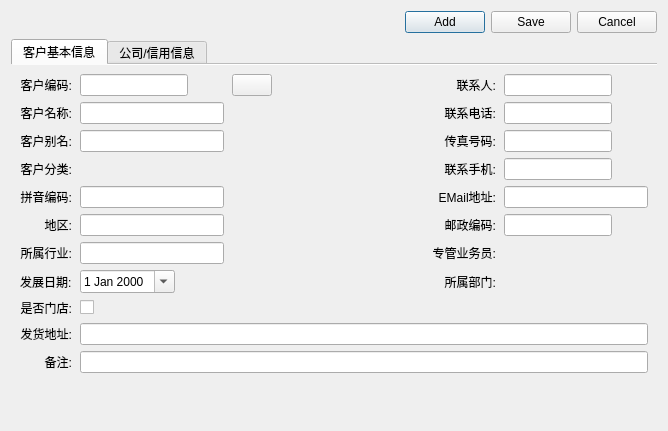
<?xml version="1.0" encoding="UTF-8"?>
<ui version="4.0">
 <class>CusDialog</class>
 <widget class="QDialog" name="CusDialog">
  <property name="geometry">
   <rect>
    <x>0</x>
    <y>0</y>
    <width>668</width>
    <height>431</height>
   </rect>
  </property>
  <property name="windowTitle">
   <string>客户资料</string>
  </property>
  <layout class="QVBoxLayout" name="verticalLayout">
   <item>
    <layout class="QHBoxLayout" name="horizontalLayout">
     <item>
      <spacer name="horizontalSpacer">
       <property name="orientation">
        <enum>Qt::Horizontal</enum>
       </property>
       <property name="sizeHint" stdset="0">
        <size>
         <width>630</width>
         <height>20</height>
        </size>
       </property>
      </spacer>
     </item>
     <item>
      <widget class="QPushButton" name="addButton">
       <property name="text">
        <string>Add</string>
       </property>
       <property name="icon">
        <iconset>
         <normaloff>:/image/Add.png</normaloff>:/image/Add.png</iconset>
       </property>
       <property name="iconSize">
        <size>
         <width>32</width>
         <height>32</height>
        </size>
       </property>
       <property name="autoDefault">
        <bool>true</bool>
       </property>
      </widget>
     </item>
     <item>
      <widget class="QPushButton" name="saveButton">
       <property name="text">
        <string>Save</string>
       </property>
       <property name="icon">
        <iconset>
         <normaloff>:/image/save.png</normaloff>:/image/save.png</iconset>
       </property>
       <property name="iconSize">
        <size>
         <width>32</width>
         <height>32</height>
        </size>
       </property>
       <property name="autoDefault">
        <bool>true</bool>
       </property>
      </widget>
     </item>
     <item>
      <widget class="QPushButton" name="cancelButton">
       <property name="text">
        <string>Cancel</string>
       </property>
       <property name="icon">
        <iconset>
         <normaloff>:/image/cancel.png</normaloff>:/image/cancel.png</iconset>
       </property>
       <property name="iconSize">
        <size>
         <width>32</width>
         <height>32</height>
        </size>
       </property>
       <property name="autoDefault">
        <bool>true</bool>
       </property>
      </widget>
     </item>
    </layout>
   </item>
   <item>
    <widget class="QTabWidget" name="tabWidget">
     <property name="currentIndex">
      <number>0</number>
     </property>
     <property name="documentMode">
      <bool>true</bool>
     </property>
     <widget class="QWidget" name="tab">
      <attribute name="title">
       <string>客户基本信息</string>
      </attribute>
      <layout class="QVBoxLayout" name="verticalLayout_2">
       <item>
        <layout class="QGridLayout" name="gridLayout">
         <property name="horizontalSpacing">
          <number>8</number>
         </property>
         <property name="verticalSpacing">
          <number>6</number>
         </property>
         <item row="0" column="4">
          <widget class="QLabel" name="label_11">
           <property name="text">
            <string>联系人:</string>
           </property>
           <property name="alignment">
            <set>Qt::AlignRight|Qt::AlignTrailing|Qt::AlignVCenter</set>
           </property>
          </widget>
         </item>
         <item row="3" column="1">
          <widget class="QkSearchEditBox" name="typeQkSearchEditbox">
           <property name="sizePolicy">
            <sizepolicy hsizetype="Preferred" vsizetype="Fixed">
             <horstretch>0</horstretch>
             <verstretch>0</verstretch>
            </sizepolicy>
           </property>
          </widget>
         </item>
         <item row="6" column="4">
          <widget class="QLabel" name="label_16">
           <property name="text">
            <string>专管业务员:</string>
           </property>
           <property name="alignment">
            <set>Qt::AlignRight|Qt::AlignTrailing|Qt::AlignVCenter</set>
           </property>
          </widget>
         </item>
         <item row="3" column="4">
          <widget class="QLabel" name="label_14">
           <property name="text">
            <string>联系手机:</string>
           </property>
           <property name="alignment">
            <set>Qt::AlignRight|Qt::AlignTrailing|Qt::AlignVCenter</set>
           </property>
          </widget>
         </item>
         <item row="1" column="4">
          <widget class="QLabel" name="label_12">
           <property name="text">
            <string>联系电话:</string>
           </property>
           <property name="alignment">
            <set>Qt::AlignRight|Qt::AlignTrailing|Qt::AlignVCenter</set>
           </property>
          </widget>
         </item>
         <item row="2" column="4">
          <widget class="QLabel" name="label_13">
           <property name="text">
            <string>传真号码:</string>
           </property>
           <property name="alignment">
            <set>Qt::AlignRight|Qt::AlignTrailing|Qt::AlignVCenter</set>
           </property>
          </widget>
         </item>
         <item row="8" column="1">
          <widget class="QDateEdit" name="devDateEdit">
           <property name="sizePolicy">
            <sizepolicy hsizetype="Fixed" vsizetype="Fixed">
             <horstretch>0</horstretch>
             <verstretch>0</verstretch>
            </sizepolicy>
           </property>
           <property name="calendarPopup">
            <bool>true</bool>
           </property>
          </widget>
         </item>
         <item row="6" column="5">
          <widget class="QkSearchEditBox" name="personQkSearchEditbox"/>
         </item>
         <item row="0" column="3">
          <spacer name="horizontalSpacer_2">
           <property name="orientation">
            <enum>Qt::Horizontal</enum>
           </property>
           <property name="sizeHint" stdset="0">
            <size>
             <width>40</width>
             <height>20</height>
            </size>
           </property>
          </spacer>
         </item>
         <item row="8" column="0">
          <widget class="QLabel" name="label_10">
           <property name="text">
            <string>发展日期:</string>
           </property>
          </widget>
         </item>
         <item row="4" column="5">
          <widget class="QLineEdit" name="emailEdit"/>
         </item>
         <item row="2" column="5">
          <widget class="QLineEdit" name="faxEdit">
           <property name="sizePolicy">
            <sizepolicy hsizetype="Fixed" vsizetype="Fixed">
             <horstretch>0</horstretch>
             <verstretch>0</verstretch>
            </sizepolicy>
           </property>
          </widget>
         </item>
         <item row="0" column="5">
          <widget class="QLineEdit" name="contactsEdit">
           <property name="sizePolicy">
            <sizepolicy hsizetype="Fixed" vsizetype="Fixed">
             <horstretch>0</horstretch>
             <verstretch>0</verstretch>
            </sizepolicy>
           </property>
          </widget>
         </item>
         <item row="3" column="5">
          <widget class="QLineEdit" name="phoneEdit">
           <property name="sizePolicy">
            <sizepolicy hsizetype="Fixed" vsizetype="Fixed">
             <horstretch>0</horstretch>
             <verstretch>0</verstretch>
            </sizepolicy>
           </property>
          </widget>
         </item>
         <item row="1" column="5">
          <widget class="QLineEdit" name="telEdit">
           <property name="sizePolicy">
            <sizepolicy hsizetype="Fixed" vsizetype="Fixed">
             <horstretch>0</horstretch>
             <verstretch>0</verstretch>
            </sizepolicy>
           </property>
          </widget>
         </item>
         <item row="4" column="0">
          <widget class="QLabel" name="label_5">
           <property name="text">
            <string>拼音编码:</string>
           </property>
           <property name="alignment">
            <set>Qt::AlignRight|Qt::AlignTrailing|Qt::AlignVCenter</set>
           </property>
          </widget>
         </item>
         <item row="12" column="0">
          <spacer name="verticalSpacer">
           <property name="orientation">
            <enum>Qt::Vertical</enum>
           </property>
           <property name="sizeHint" stdset="0">
            <size>
             <width>20</width>
             <height>40</height>
            </size>
           </property>
          </spacer>
         </item>
         <item row="11" column="0">
          <widget class="QLabel" name="label_9">
           <property name="text">
            <string>备注:</string>
           </property>
           <property name="alignment">
            <set>Qt::AlignRight|Qt::AlignTrailing|Qt::AlignVCenter</set>
           </property>
          </widget>
         </item>
         <item row="0" column="1">
          <widget class="QLineEdit" name="codeEdit">
           <property name="sizePolicy">
            <sizepolicy hsizetype="Fixed" vsizetype="Fixed">
             <horstretch>0</horstretch>
             <verstretch>0</verstretch>
            </sizepolicy>
           </property>
          </widget>
         </item>
         <item row="3" column="0">
          <widget class="QLabel" name="label_4">
           <property name="sizePolicy">
            <sizepolicy hsizetype="Fixed" vsizetype="Preferred">
             <horstretch>0</horstretch>
             <verstretch>0</verstretch>
            </sizepolicy>
           </property>
           <property name="text">
            <string>客户分类:</string>
           </property>
           <property name="alignment">
            <set>Qt::AlignRight|Qt::AlignTrailing|Qt::AlignVCenter</set>
           </property>
          </widget>
         </item>
         <item row="0" column="0">
          <widget class="QLabel" name="label">
           <property name="sizePolicy">
            <sizepolicy hsizetype="Fixed" vsizetype="Preferred">
             <horstretch>0</horstretch>
             <verstretch>0</verstretch>
            </sizepolicy>
           </property>
           <property name="text">
            <string>客户编码:</string>
           </property>
           <property name="alignment">
            <set>Qt::AlignRight|Qt::AlignTrailing|Qt::AlignVCenter</set>
           </property>
          </widget>
         </item>
         <item row="2" column="1">
          <widget class="QLineEdit" name="cusAliasEdit">
           <property name="sizePolicy">
            <sizepolicy hsizetype="Expanding" vsizetype="Fixed">
             <horstretch>0</horstretch>
             <verstretch>0</verstretch>
            </sizepolicy>
           </property>
          </widget>
         </item>
         <item row="4" column="1">
          <widget class="QLineEdit" name="pinyinEdit">
           <property name="sizePolicy">
            <sizepolicy hsizetype="Expanding" vsizetype="Fixed">
             <horstretch>0</horstretch>
             <verstretch>0</verstretch>
            </sizepolicy>
           </property>
          </widget>
         </item>
         <item row="1" column="0">
          <widget class="QLabel" name="label_2">
           <property name="sizePolicy">
            <sizepolicy hsizetype="Fixed" vsizetype="Preferred">
             <horstretch>0</horstretch>
             <verstretch>0</verstretch>
            </sizepolicy>
           </property>
           <property name="text">
            <string>客户名称:</string>
           </property>
           <property name="alignment">
            <set>Qt::AlignRight|Qt::AlignTrailing|Qt::AlignVCenter</set>
           </property>
          </widget>
         </item>
         <item row="2" column="0">
          <widget class="QLabel" name="label_3">
           <property name="sizePolicy">
            <sizepolicy hsizetype="Fixed" vsizetype="Preferred">
             <horstretch>0</horstretch>
             <verstretch>0</verstretch>
            </sizepolicy>
           </property>
           <property name="text">
            <string>客户别名:</string>
           </property>
           <property name="alignment">
            <set>Qt::AlignRight|Qt::AlignTrailing|Qt::AlignVCenter</set>
           </property>
          </widget>
         </item>
         <item row="1" column="1">
          <widget class="QLineEdit" name="cusNameEdit">
           <property name="sizePolicy">
            <sizepolicy hsizetype="Expanding" vsizetype="Fixed">
             <horstretch>0</horstretch>
             <verstretch>0</verstretch>
            </sizepolicy>
           </property>
          </widget>
         </item>
         <item row="4" column="4">
          <widget class="QLabel" name="label_23">
           <property name="text">
            <string>EMail地址:</string>
           </property>
           <property name="alignment">
            <set>Qt::AlignRight|Qt::AlignTrailing|Qt::AlignVCenter</set>
           </property>
          </widget>
         </item>
         <item row="10" column="0">
          <widget class="QLabel" name="label_15">
           <property name="text">
            <string>发货地址:</string>
           </property>
           <property name="alignment">
            <set>Qt::AlignRight|Qt::AlignTrailing|Qt::AlignVCenter</set>
           </property>
          </widget>
         </item>
         <item row="9" column="0">
          <widget class="QLabel" name="label_28">
           <property name="text">
            <string>是否门店:</string>
           </property>
           <property name="alignment">
            <set>Qt::AlignRight|Qt::AlignTrailing|Qt::AlignVCenter</set>
           </property>
          </widget>
         </item>
         <item row="10" column="1" colspan="5">
          <widget class="QLineEdit" name="cusAddressEdit"/>
         </item>
         <item row="9" column="1">
          <widget class="QCheckBox" name="isShopCheckBox">
           <property name="text">
            <string/>
           </property>
          </widget>
         </item>
         <item row="0" column="2">
          <widget class="QPushButton" name="uCodeButton">
           <property name="sizePolicy">
            <sizepolicy hsizetype="Fixed" vsizetype="Fixed">
             <horstretch>0</horstretch>
             <verstretch>0</verstretch>
            </sizepolicy>
           </property>
           <property name="text">
            <string/>
           </property>
           <property name="flat">
            <bool>false</bool>
           </property>
          </widget>
         </item>
         <item row="11" column="1" colspan="5">
          <widget class="QLineEdit" name="memoEdit">
           <property name="sizePolicy">
            <sizepolicy hsizetype="Preferred" vsizetype="Fixed">
             <horstretch>0</horstretch>
             <verstretch>0</verstretch>
            </sizepolicy>
           </property>
          </widget>
         </item>
         <item row="5" column="4">
          <widget class="QLabel" name="label_29">
           <property name="text">
            <string>邮政编码:</string>
           </property>
           <property name="alignment">
            <set>Qt::AlignRight|Qt::AlignTrailing|Qt::AlignVCenter</set>
           </property>
          </widget>
         </item>
         <item row="5" column="5">
          <widget class="QLineEdit" name="postEdit">
           <property name="sizePolicy">
            <sizepolicy hsizetype="Fixed" vsizetype="Fixed">
             <horstretch>0</horstretch>
             <verstretch>0</verstretch>
            </sizepolicy>
           </property>
          </widget>
         </item>
         <item row="5" column="0">
          <widget class="QLabel" name="label_6">
           <property name="text">
            <string>地区:</string>
           </property>
           <property name="alignment">
            <set>Qt::AlignRight|Qt::AlignTrailing|Qt::AlignVCenter</set>
           </property>
          </widget>
         </item>
         <item row="5" column="1">
          <widget class="QLineEdit" name="areaCityEdit">
           <property name="sizePolicy">
            <sizepolicy hsizetype="Expanding" vsizetype="Fixed">
             <horstretch>0</horstretch>
             <verstretch>0</verstretch>
            </sizepolicy>
           </property>
          </widget>
         </item>
         <item row="6" column="0">
          <widget class="QLabel" name="label_7">
           <property name="text">
            <string>所属行业:</string>
           </property>
           <property name="alignment">
            <set>Qt::AlignRight|Qt::AlignTrailing|Qt::AlignVCenter</set>
           </property>
          </widget>
         </item>
         <item row="6" column="1">
          <widget class="QLineEdit" name="tradeEdit"/>
         </item>
         <item row="8" column="4">
          <widget class="QLabel" name="label_30">
           <property name="text">
            <string>所属部门:</string>
           </property>
           <property name="alignment">
            <set>Qt::AlignRight|Qt::AlignTrailing|Qt::AlignVCenter</set>
           </property>
          </widget>
         </item>
         <item row="8" column="5">
          <widget class="QkSearchEditBox" name="depQks"/>
         </item>
        </layout>
       </item>
      </layout>
     </widget>
     <widget class="QWidget" name="tab_2">
      <attribute name="title">
       <string>公司/信用信息</string>
      </attribute>
      <layout class="QVBoxLayout" name="verticalLayout_3">
       <item>
        <layout class="QGridLayout" name="gridLayout_2">
         <property name="horizontalSpacing">
          <number>8</number>
         </property>
         <item row="11" column="0">
          <widget class="QLabel" name="label_25">
           <property name="text">
            <string>信用期限(天):</string>
           </property>
           <property name="alignment">
            <set>Qt::AlignRight|Qt::AlignTrailing|Qt::AlignVCenter</set>
           </property>
          </widget>
         </item>
         <item row="1" column="1">
          <widget class="QLineEdit" name="regCodeEdit">
           <property name="sizePolicy">
            <sizepolicy hsizetype="Fixed" vsizetype="Fixed">
             <horstretch>0</horstretch>
             <verstretch>0</verstretch>
            </sizepolicy>
           </property>
          </widget>
         </item>
         <item row="3" column="1">
          <widget class="QLineEdit" name="accountEdit"/>
         </item>
         <item row="0" column="2">
          <spacer name="horizontalSpacer_3">
           <property name="orientation">
            <enum>Qt::Horizontal</enum>
           </property>
           <property name="sizeHint" stdset="0">
            <size>
             <width>40</width>
             <height>20</height>
            </size>
           </property>
          </spacer>
         </item>
         <item row="2" column="0">
          <widget class="QLabel" name="label_19">
           <property name="text">
            <string>开户银行:</string>
           </property>
           <property name="alignment">
            <set>Qt::AlignRight|Qt::AlignTrailing|Qt::AlignVCenter</set>
           </property>
          </widget>
         </item>
         <item row="2" column="1">
          <widget class="QLineEdit" name="bankEdit"/>
         </item>
         <item row="1" column="0">
          <widget class="QLabel" name="label_17">
           <property name="text">
            <string>纳税人登记号:</string>
           </property>
           <property name="alignment">
            <set>Qt::AlignRight|Qt::AlignTrailing|Qt::AlignVCenter</set>
           </property>
          </widget>
         </item>
         <item row="3" column="0">
          <widget class="QLabel" name="label_20">
           <property name="text">
            <string>银行账号:</string>
           </property>
           <property name="alignment">
            <set>Qt::AlignRight|Qt::AlignTrailing|Qt::AlignVCenter</set>
           </property>
          </widget>
         </item>
         <item row="0" column="1">
          <widget class="QLineEdit" name="corporateEdit">
           <property name="sizePolicy">
            <sizepolicy hsizetype="Fixed" vsizetype="Fixed">
             <horstretch>0</horstretch>
             <verstretch>0</verstretch>
            </sizepolicy>
           </property>
          </widget>
         </item>
         <item row="0" column="0">
          <widget class="QLabel" name="label_18">
           <property name="sizePolicy">
            <sizepolicy hsizetype="Preferred" vsizetype="Preferred">
             <horstretch>0</horstretch>
             <verstretch>0</verstretch>
            </sizepolicy>
           </property>
           <property name="text">
            <string>法人:</string>
           </property>
           <property name="alignment">
            <set>Qt::AlignRight|Qt::AlignTrailing|Qt::AlignVCenter</set>
           </property>
          </widget>
         </item>
         <item row="9" column="1">
          <widget class="QLineEdit" name="creGradeEdit"/>
         </item>
         <item row="10" column="1">
          <widget class="QDoubleSpinBox" name="creLineSpinBox">
           <property name="sizePolicy">
            <sizepolicy hsizetype="Fixed" vsizetype="Fixed">
             <horstretch>0</horstretch>
             <verstretch>0</verstretch>
            </sizepolicy>
           </property>
           <property name="maximum">
            <double>99999999.989999994635582</double>
           </property>
          </widget>
         </item>
         <item row="9" column="0">
          <widget class="QLabel" name="label_22">
           <property name="text">
            <string>信用等级:</string>
           </property>
           <property name="alignment">
            <set>Qt::AlignRight|Qt::AlignTrailing|Qt::AlignVCenter</set>
           </property>
          </widget>
         </item>
         <item row="4" column="1">
          <widget class="QDateEdit" name="sDteEdit">
           <property name="sizePolicy">
            <sizepolicy hsizetype="Fixed" vsizetype="Fixed">
             <horstretch>0</horstretch>
             <verstretch>0</verstretch>
            </sizepolicy>
           </property>
           <property name="calendarPopup">
            <bool>true</bool>
           </property>
          </widget>
         </item>
         <item row="11" column="1">
          <widget class="QSpinBox" name="creDateSpinBox">
           <property name="sizePolicy">
            <sizepolicy hsizetype="Fixed" vsizetype="Fixed">
             <horstretch>0</horstretch>
             <verstretch>0</verstretch>
            </sizepolicy>
           </property>
          </widget>
         </item>
         <item row="4" column="0">
          <widget class="QLabel" name="label_27">
           <property name="text">
            <string>营业执照到期日期:</string>
           </property>
           <property name="alignment">
            <set>Qt::AlignRight|Qt::AlignTrailing|Qt::AlignVCenter</set>
           </property>
          </widget>
         </item>
         <item row="8" column="0">
          <widget class="QLabel" name="label_8">
           <property name="text">
            <string>是否控制信用额度:</string>
           </property>
           <property name="alignment">
            <set>Qt::AlignRight|Qt::AlignTrailing|Qt::AlignVCenter</set>
           </property>
          </widget>
         </item>
         <item row="5" column="1">
          <widget class="QDateEdit" name="eDateEdit">
           <property name="sizePolicy">
            <sizepolicy hsizetype="Fixed" vsizetype="Fixed">
             <horstretch>0</horstretch>
             <verstretch>0</verstretch>
            </sizepolicy>
           </property>
           <property name="calendarPopup">
            <bool>true</bool>
           </property>
          </widget>
         </item>
         <item row="5" column="0">
          <widget class="QLabel" name="label_26">
           <property name="sizePolicy">
            <sizepolicy hsizetype="Fixed" vsizetype="Preferred">
             <horstretch>0</horstretch>
             <verstretch>0</verstretch>
            </sizepolicy>
           </property>
           <property name="text">
            <string>营业执照生效日期:</string>
           </property>
           <property name="alignment">
            <set>Qt::AlignRight|Qt::AlignTrailing|Qt::AlignVCenter</set>
           </property>
          </widget>
         </item>
         <item row="10" column="0">
          <widget class="QLabel" name="label_24">
           <property name="text">
            <string>信用额度:</string>
           </property>
           <property name="alignment">
            <set>Qt::AlignRight|Qt::AlignTrailing|Qt::AlignVCenter</set>
           </property>
          </widget>
         </item>
         <item row="6" column="0">
          <widget class="QLabel" name="label_21">
           <property name="text">
            <string>公司地址:</string>
           </property>
           <property name="alignment">
            <set>Qt::AlignRight|Qt::AlignTrailing|Qt::AlignVCenter</set>
           </property>
          </widget>
         </item>
         <item row="8" column="1">
          <widget class="QCheckBox" name="isCreditCheckBox">
           <property name="text">
            <string/>
           </property>
          </widget>
         </item>
         <item row="12" column="0">
          <spacer name="verticalSpacer_2">
           <property name="orientation">
            <enum>Qt::Vertical</enum>
           </property>
           <property name="sizeHint" stdset="0">
            <size>
             <width>20</width>
             <height>40</height>
            </size>
           </property>
          </spacer>
         </item>
         <item row="6" column="1" colspan="2">
          <widget class="QLineEdit" name="addressEdit"/>
         </item>
        </layout>
       </item>
      </layout>
     </widget>
    </widget>
   </item>
  </layout>
 </widget>
 <customwidgets>
  <customwidget>
   <class>QkSearchEditBox</class>
   <extends>QWidget</extends>
   <header>qksearcheditbox.h</header>
  </customwidget>
 </customwidgets>
 <tabstops>
  <tabstop>codeEdit</tabstop>
  <tabstop>cusNameEdit</tabstop>
  <tabstop>cusAliasEdit</tabstop>
  <tabstop>typeQkSearchEditbox</tabstop>
  <tabstop>pinyinEdit</tabstop>
  <tabstop>devDateEdit</tabstop>
  <tabstop>isShopCheckBox</tabstop>
  <tabstop>cusAddressEdit</tabstop>
  <tabstop>memoEdit</tabstop>
  <tabstop>contactsEdit</tabstop>
  <tabstop>telEdit</tabstop>
  <tabstop>faxEdit</tabstop>
  <tabstop>phoneEdit</tabstop>
  <tabstop>emailEdit</tabstop>
  <tabstop>postEdit</tabstop>
  <tabstop>personQkSearchEditbox</tabstop>
  <tabstop>corporateEdit</tabstop>
  <tabstop>regCodeEdit</tabstop>
  <tabstop>bankEdit</tabstop>
  <tabstop>accountEdit</tabstop>
  <tabstop>sDteEdit</tabstop>
  <tabstop>eDateEdit</tabstop>
  <tabstop>addressEdit</tabstop>
  <tabstop>isCreditCheckBox</tabstop>
  <tabstop>creGradeEdit</tabstop>
  <tabstop>creLineSpinBox</tabstop>
  <tabstop>creDateSpinBox</tabstop>
  <tabstop>tabWidget</tabstop>
  <tabstop>uCodeButton</tabstop>
  <tabstop>cancelButton</tabstop>
  <tabstop>addButton</tabstop>
  <tabstop>saveButton</tabstop>
 </tabstops>
 <resources/>
 <connections/>
</ui>
